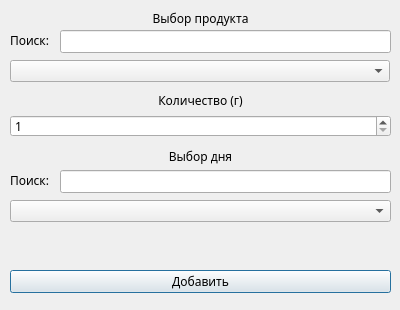
<?xml version="1.0" encoding="UTF-8"?>
<ui version="4.0">
 <class>Dialog</class>
 <widget class="QDialog" name="Dialog">
  <property name="geometry">
   <rect>
    <x>0</x>
    <y>0</y>
    <width>400</width>
    <height>310</height>
   </rect>
  </property>
  <property name="font">
   <font>
    <family>Microsoft YaHei</family>
   </font>
  </property>
  <property name="windowTitle">
   <string>Добавить продукт</string>
  </property>
  <widget class="QComboBox" name="product_combo_box">
   <property name="geometry">
    <rect>
     <x>10</x>
     <y>60</y>
     <width>380</width>
     <height>22</height>
    </rect>
   </property>
  </widget>
  <widget class="QLineEdit" name="product_line_edit">
   <property name="geometry">
    <rect>
     <x>60</x>
     <y>30</y>
     <width>331</width>
     <height>23</height>
    </rect>
   </property>
   <property name="font">
    <font>
     <pointsize>9</pointsize>
    </font>
   </property>
  </widget>
  <widget class="QLabel" name="product_label">
   <property name="geometry">
    <rect>
     <x>10</x>
     <y>10</y>
     <width>381</width>
     <height>16</height>
    </rect>
   </property>
   <property name="font">
    <font>
     <pointsize>9</pointsize>
    </font>
   </property>
   <property name="text">
    <string>Выбор продукта</string>
   </property>
   <property name="alignment">
    <set>Qt::AlignCenter</set>
   </property>
  </widget>
  <widget class="QLabel" name="amount_label">
   <property name="geometry">
    <rect>
     <x>10</x>
     <y>90</y>
     <width>381</width>
     <height>20</height>
    </rect>
   </property>
   <property name="font">
    <font>
     <family>Microsoft YaHei</family>
     <pointsize>9</pointsize>
    </font>
   </property>
   <property name="text">
    <string>Количество (г)</string>
   </property>
   <property name="alignment">
    <set>Qt::AlignCenter</set>
   </property>
  </widget>
  <widget class="QPushButton" name="add_btn">
   <property name="geometry">
    <rect>
     <x>10</x>
     <y>270</y>
     <width>381</width>
     <height>23</height>
    </rect>
   </property>
   <property name="text">
    <string>Добавить</string>
   </property>
  </widget>
  <widget class="QLabel" name="day_label">
   <property name="geometry">
    <rect>
     <x>10</x>
     <y>146</y>
     <width>381</width>
     <height>20</height>
    </rect>
   </property>
   <property name="font">
    <font>
     <pointsize>9</pointsize>
    </font>
   </property>
   <property name="text">
    <string>Выбор дня</string>
   </property>
   <property name="alignment">
    <set>Qt::AlignCenter</set>
   </property>
  </widget>
  <widget class="QComboBox" name="day_combo_box">
   <property name="geometry">
    <rect>
     <x>10</x>
     <y>200</y>
     <width>381</width>
     <height>22</height>
    </rect>
   </property>
  </widget>
  <widget class="QLineEdit" name="day_line_edit">
   <property name="geometry">
    <rect>
     <x>60</x>
     <y>170</y>
     <width>331</width>
     <height>23</height>
    </rect>
   </property>
   <property name="font">
    <font>
     <pointsize>9</pointsize>
    </font>
   </property>
  </widget>
  <widget class="QLabel" name="search_product_label">
   <property name="geometry">
    <rect>
     <x>10</x>
     <y>30</y>
     <width>41</width>
     <height>21</height>
    </rect>
   </property>
   <property name="text">
    <string>Поиск:</string>
   </property>
  </widget>
  <widget class="QLabel" name="search_day_label">
   <property name="geometry">
    <rect>
     <x>10</x>
     <y>170</y>
     <width>41</width>
     <height>21</height>
    </rect>
   </property>
   <property name="text">
    <string>Поиск:</string>
   </property>
  </widget>
  <widget class="QSpinBox" name="amount_spin_box">
   <property name="geometry">
    <rect>
     <x>10</x>
     <y>115</y>
     <width>381</width>
     <height>22</height>
    </rect>
   </property>
   <property name="minimum">
    <number>1</number>
   </property>
   <property name="maximum">
    <number>1000000</number>
   </property>
   <property name="displayIntegerBase">
    <number>10</number>
   </property>
  </widget>
 </widget>
 <resources/>
 <connections/>
</ui>
